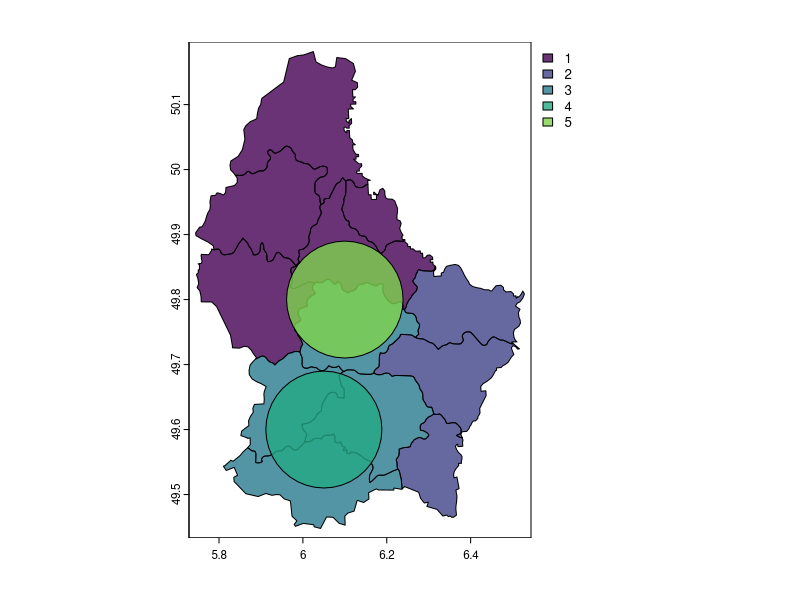
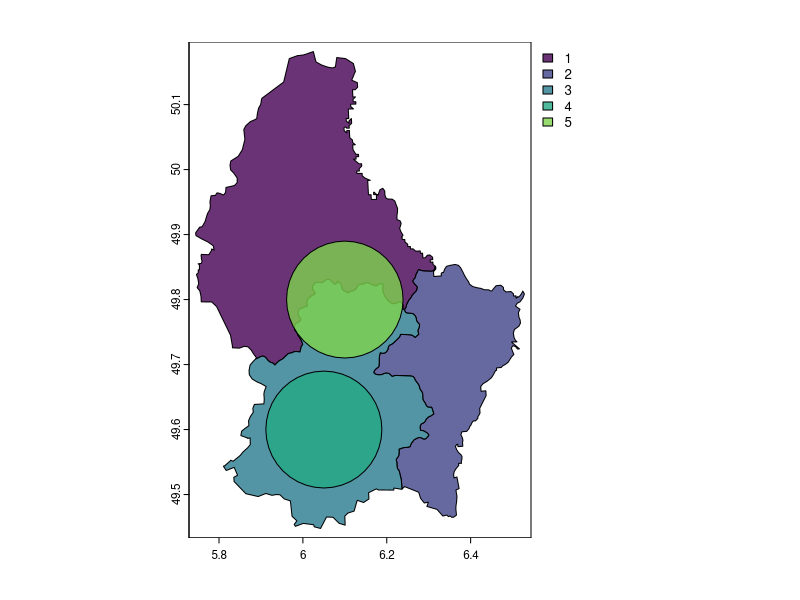

Source code (R) for these figures, in order:
library(terra)

v <- vect(system.file("ex/lux.shp", package="terra"))

#create two circles overlaying vector v
circles <- vect(rbind(c(6.05, 49.6), c(6.1, 49.8)), crs = "epsg:4326") |>
  buffer(10e3)

circles$ID_1 <- 4:5

#bind everything into a single vector
v2 <- rbind(v, circles)

plot(v2, "ID_1", alpha = 0.8)

#I want to sum the polygons using "ID_1"
#aggregating doesn't sum overlapping areas: the bottom circle should have a value of 3+4 = 7, but it is just overlaying the aggregated polygon with value (ID_1) = 3
v2_agg <- aggregate(v2, by = "ID_1", fun = "sum") 
  
plot(v2_agg, "ID_1", alpha = 0.8)
